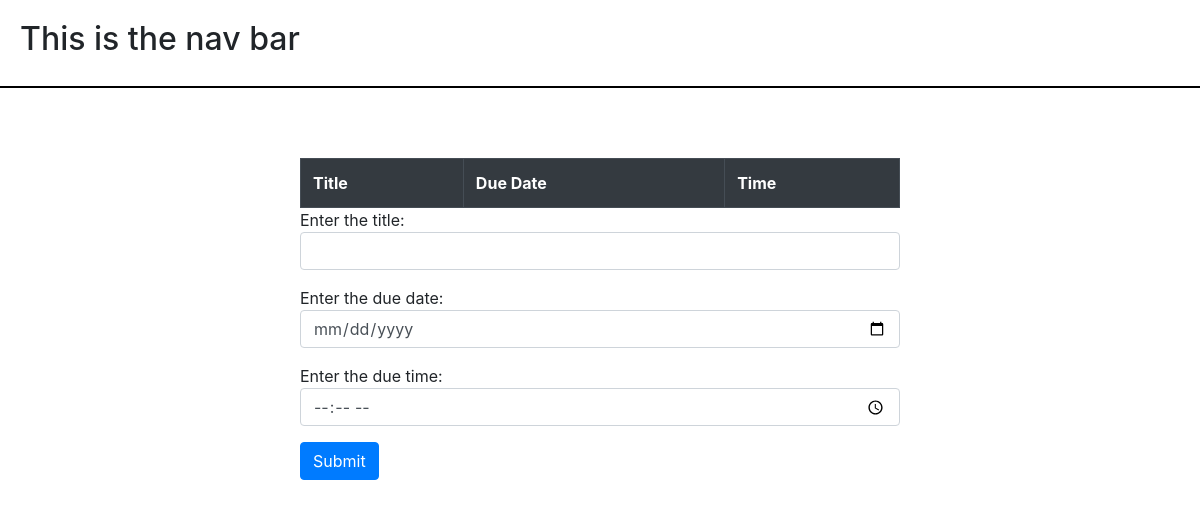
The app's page /, older data.
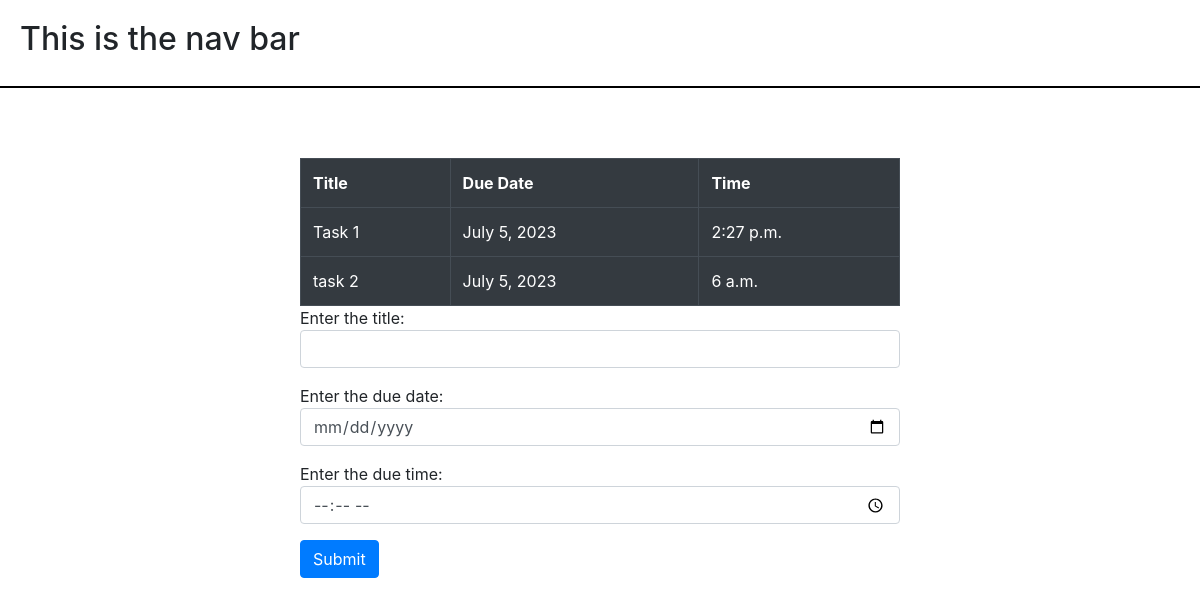
The same page, newer data.
### to_do_list/models.py (models this page shows)
class Tasks(models.Model):
    title = models.CharField(max_length=200)
    date = models.DateField(null=True)
    time = models.TimeField(null=True)

### to_do_list/views.py (the view)
# urls.py: 2. Add a URL to urlpatterns:  path('', views.home, name='home')
def home(request):
    obj = Tasks.objects.all()
    createTask = addTaskForm
    if request.method == "POST":
      form=addTaskForm(request.POST)
      if form.is_valid():
            form.save()
    context = {
        'items': obj,
        'form': createTask,
    }
    return render(request, 'home.html', context)

### templates/home.html (shortened to what this page needs)
{% extends 'base.html' %}
{% block content %}
 <table class="table table-bordered table-dark table-hover" style="width: 50%; margin: auto; margin-top: 70px;">
    <tr>
      <th>Title</th>
      <th>Due Date</th>
      <th>Time</th>
    </tr>
    {% for item in items %}
    <tr>
      <td>{{ item.title }}</td>
      <td>{{ item.date }}</td>
      <td>{{ item.time }}</td>
    </tr>
    {% endfor %}
  </table>
 <form method="POST" style="width: 50%; margin-top: 70px; margin: auto;">
    {% for field in form %}
      <div class="form-group">
        {{ field.label}}
        {{ field }}
      </div>
    {% endfor %}
    <button class="btn btn-primary" type="submit">Submit</button>
  </form>
{% endblock %}

### templates/base.html (shortened to what this page needs)
<!DOCTYPE html>
<html lang="en">
<head>
    <link rel="stylesheet" href="https://cdn.jsdelivr.net/npm/bootstrap@4.4.1/dist/css/bootstrap.min.css">
</head>
<body>
    <header>
        <h2>This is the nav bar</h2>
    </header>
        {% block content %}
        {% endblock %}
</body>
</html>

### templates/base.html (style rules this page uses)
header { padding: 20px; width: 100%; border-bottom: 2px solid black; }

Row changes from the older to the newer data that the page shows:
added Tasks: title "Task 1", date "July 5, 2023", time "2:27 p.m."
added Tasks: title "task 2", date "July 5, 2023", time "6 a.m."
